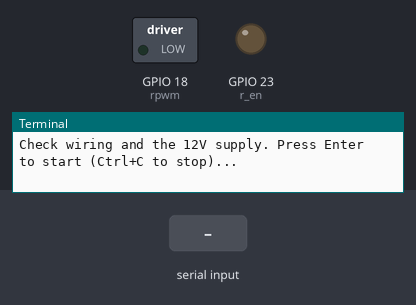
The program below on a simulated Raspberry Pi (BCM pin numbers). Shown: switched loads named in the program (green lamp = pin HIGH), output pins drawn as LEDs (lit = HIGH), the last lines printed to the terminal. Inputs (shaded band) come from the test bench. At 12.3 s the program stops and its outputs stay as they are.

Above: at 1.2 s.
1.3 s: "1" typed at the terminal, then Enter
At 1.45 s:
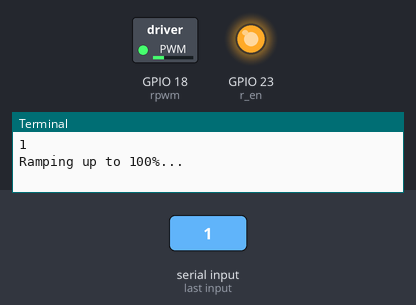
At 2.7 s:
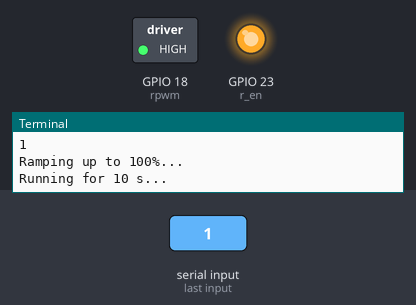
Timing chart, 0 to 13.8 s (numbered marks = the images above; inputs shaded):
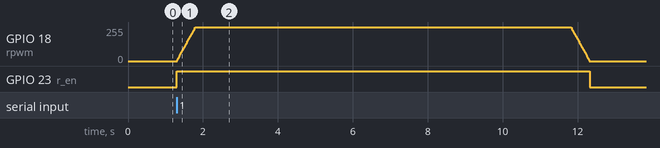

Measured:
- after the input at 1.3 s, GPIO 18 (rpwm): rises from 0/255 to 255/255 in 0.49 s, then falls to 0/255 in 10.5 s; GPIO 23 (r_en): LOW → HIGH at once, → LOW 11.0 s later

The program:

motor.py
```python
#!/usr/bin/env python3
"""
motor_test.py - HW-039 (BTS7960) motor test, Raspberry Pi 5
Wiring: RPWM -> GPIO18, R_EN -> GPIO23, L_EN -> tied to R_EN (or 3.3V),
        LPWM -> GND, VCC -> Pi 5V, GND -> Pi GND (common with 12V supply).
Install once:  sudo apt install python3-gpiozero python3-lgpio -y
"""

import time
from gpiozero import PWMOutputDevice, DigitalOutputDevice

RPWM_PIN = 18
R_EN_PIN = 23
PWM_FREQ = 1000        # Hz
RUN_SPEED = 1.0        # 0.0-1.0 (start low, e.g. 0.3)
RUN_SECONDS = 10
RAMP_SECONDS = 0.5

rpwm = PWMOutputDevice(RPWM_PIN, frequency=PWM_FREQ, initial_value=0)
r_en = DigitalOutputDevice(R_EN_PIN, initial_value=False)


def ramp(start, end, seconds, steps=40):
    for i in range(steps + 1):
        rpwm.value = start + (end - start) * i / steps
        time.sleep(seconds / steps)


try:
    input("Check wiring and the 12V supply. Press Enter to start (Ctrl+C to stop)...")
    r_en.on()                       # enable the driver
    print(f"Ramping up to {RUN_SPEED:.0%}...")
    ramp(0, RUN_SPEED, RAMP_SECONDS)
    print(f"Running for {RUN_SECONDS} s...")
    time.sleep(RUN_SECONDS)
    print("Ramping down...")
    ramp(RUN_SPEED, 0, RAMP_SECONDS)
    print("Done.")
except KeyboardInterrupt:
    print("\nStopped.")
finally:
    rpwm.value = 0
    r_en.off()
    rpwm.close()
    r_en.close()
```
